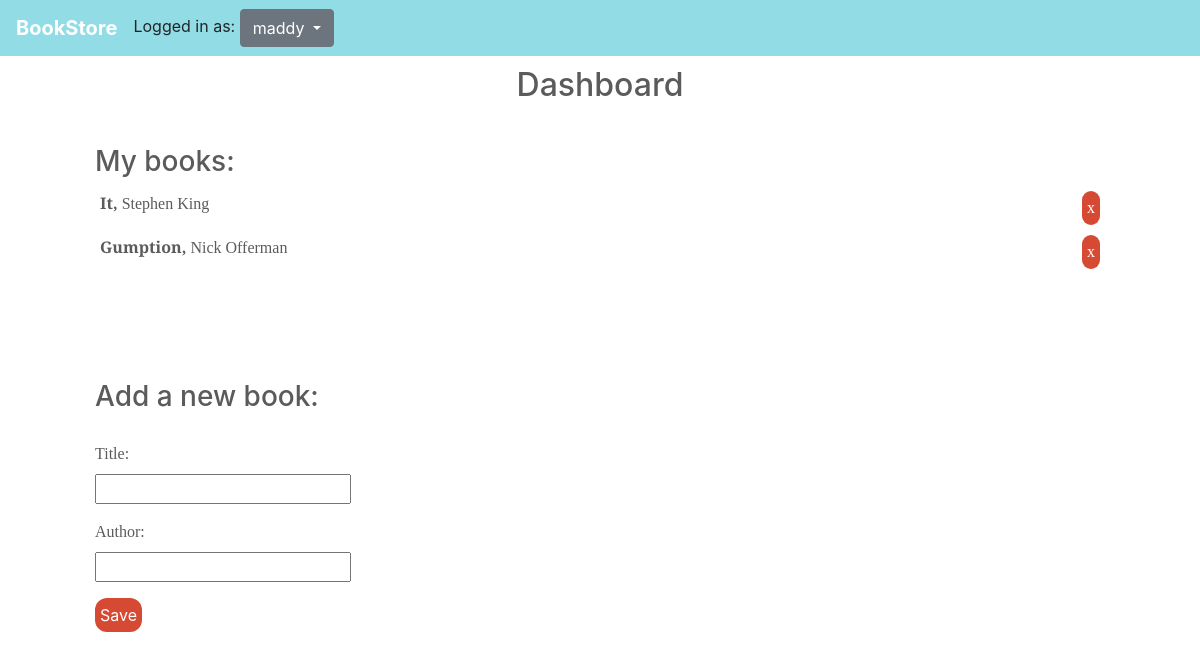
Page /dashboard/maddy (signed in) on the earlier database version.
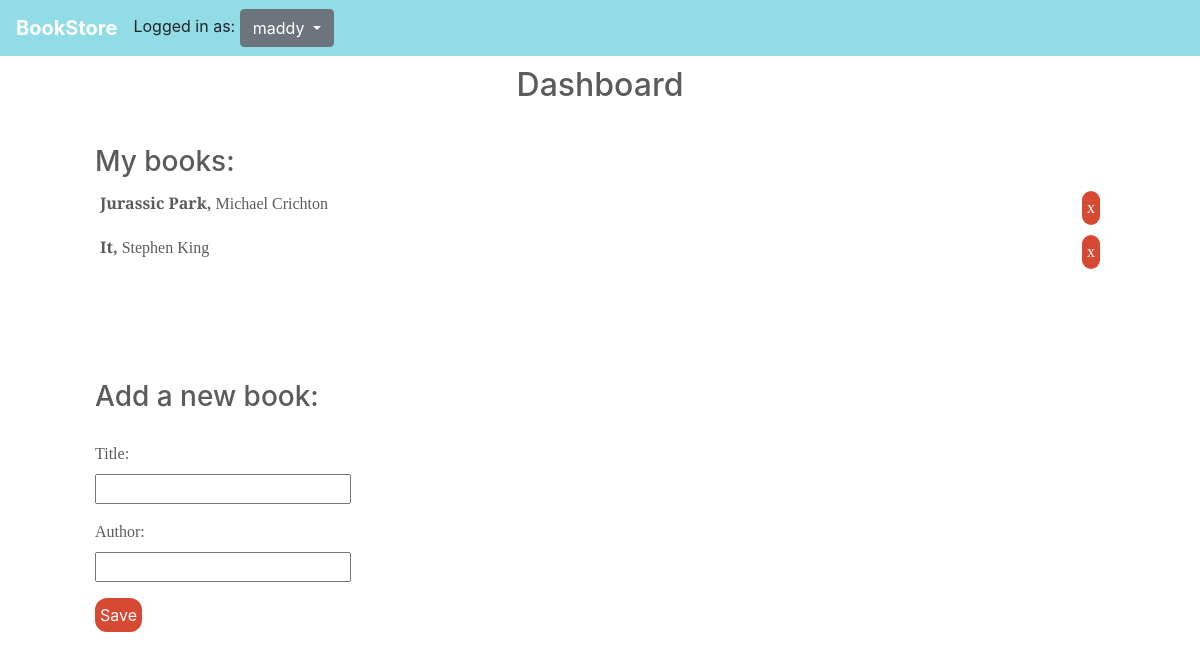
Same page on the later database version.
### modifylist/models.py (models this page shows, shortened)
class Book(models.Model):
    user = models.ForeignKey(
        User,
        on_delete=models.CASCADE,
        default=1
    )
    title = models.CharField(max_length=200)
    author = models.CharField(max_length=200)
    added = models.DateTimeField(auto_now_add=True)

### modifylist/views.py (the view)
# urls.py: path('dashboard/<username>', views.dashboard, name="dashboard"),
def dashboard(request, username):
    user = User.objects.get(username=username)
    if request.method == 'POST':
        form = BookForm(request.POST)
        if form.is_valid():
            book = form.save(commit=False)
            if book is not None:
                book.user = request.user
                book.save()
                return redirect('dashboard', username=user.username)
    else:
        form = BookForm()
    books = Book.objects.order_by('-added')
    books_for_user = books.filter(user=user)
    context = {
        'form': form,
        'books': books,
        'books_for_user': books_for_user,
        'user_on_page': user,
        'request_user': request.user
    }
    return render(request, 'dashboard.html', context)

### modifylist/views.py
class BookForm(forms.ModelForm):
    class Meta:
        model = Book
        fields = ['title', 'author']

### modifylist/templates/dashboard.html (shortened to what this page needs)
{% extends "base-dashboard.html" %}
{% load static %}
{% block content %}
<div class="Container">
  {% if user_on_page == request_user %}
  <h2 class="PageHeader">Dashboard</h2>
  <div class='ListContainer'>
    <h3 class="SectionHeader">My books:</h3>
    <div class='BookList'>
        {% for book in books %}
          {% if book.user == user_on_page %}
          <div class="Book">
            <div class="BookInfo"><span class="TitleText">{{ book.title }},</span> {{ book.author }}</div>
            <div class="BookButtons">
              <button class="Button DeleteButton"><a class="DeleteLink" href="/delete_book/{{ book.id }}">x</a></button>
            </div>
          </div>
          {% endif %}
        {% endfor %}
    </div>
  </div>
  <div class='AddContainer'>
    <div class='FormContainer'>
      <h3 class="SectionHeader">Add a new book:</h3>
      <form class="Form" action="{{ request.get_full_path }}" method="POST">
        {{ form.as_p }}
        <button class="Button btn">Save</button>
      </form>
    </div>
  </div>
  {% else %}
  <p class="ErrorMessage">Oops! You're not logged in. <a href="{% url 'login' %}">Login</a> or <a href="{% url 'signup' %}">Signup.</a></p>
  {% endif %}
</div>
{% endblock content %}

### modifylist/templates/base-dashboard.html (shortened to what this page needs)
{% load static %}
<html lang="en">
  <head>
    <link rel="stylesheet" href="https://cdnjs.cloudflare.com/ajax/libs/octicons/4.4.0/font/octicons.css" />
    <link rel="stylesheet" href="https://stackpath.bootstrapcdn.com/bootstrap/4.1.3/css/bootstrap.min.css">
    <link rel="stylesheet" href="https://use.fontawesome.com/releases/v5.5.0/css/all.css">
    <link rel="stylesheet" type="text/css" href="{% static 'styles.css' %}" />
    <link rel="stylesheet" type="text/css" href="{% static 'styles_dashboard.css' %}" />
  </head>
  <body>
    <nav class="Navbar navbar navbar-expand-md">
      <a class="NavbarBrand navbar-brand" href="/">BookStore</a>
        <div class="NavbarDropdown">
          {% if user.is_authenticated %}
            <div class="dropdown">
              <span>Logged in as: </span>
              <button class="btn btn-secondary dropdown-toggle" type="button" id="dropdownMenuButton" data-toggle="dropdown" aria-haspopup="true" aria-expanded="false">
                {{ user }}
              </button>
            </div>
          {% endif %}
        </div>
    </nav>
    {% block content %}
    {% endblock content %}
  </body>

### modifylist/static/styles.css (style rules this page uses)
:root { --background1: #92DCE5; --background-and-highlight-text: #FFFFFF; --text-only: #5B5B5B; --accent: #D64933; }
body { background-color: var(--background-and-highlight-text); }
.Container { display: grid; grid-template-rows: 1fr auto; grid-template-columns: 50px auto 50px; }
.Navbar { background-color: var(--background1); }
.NavbarBrand { color: var(--background-and-highlight-text); font-weight: bold; }
.Button { background-color: var(--accent); border-radius: 12px; border-style: none; padding: 5px; }
.PageHeader { text-align: center; grid-row: 2; grid-column: 2; color: var(--text-only); padding-top: 10px; }
.Form { text-align: center; grid-row: 3; grid-column: 2; padding-top: 20px; }
label { font-family: 'Bitter', serif; display: block; }

### modifylist/static/styles_dashboard.css (style rules this page uses)
:root { --background1: #92DCE5; --background-and-highlight-text: #FFFFFF; --text-only: #5B5B5B; --accent: #D64933; }
body { background-color: var(--background-and-highlight-text); }
.Container { display: grid; grid-template-rows: 15% 1fr 1fr; grid-template-columns: 50px 1fr 50px; color: var(--text-only); }
.PageHeader { grid-row: 1; grid-column: 2; padding-top: 10px; }
.ListContainer { grid-row: 2; grid-column: 2; }
.AddContainer { grid-row: 3; grid-column: 2; }
.Book { font-family: 'Bitter', serif; }
.Button { color: var(--background-and-highlight-text); }
.Book { font-family: 'Bitter', serif; display: flex; justify-content: space-between; padding: 5px; }
.Button { color: var(--background-and-highlight-text); padding: none; }
.DeleteLink { color: var(--background-and-highlight-text); }
.Form { text-align: left; }
.TitleText { font-weight: bold; }

Differences in the rows shown:
removed Book: title "Gumption", author "Nick Offerman"
added Book: title "Jurassic Park", author "Michael Crichton"
